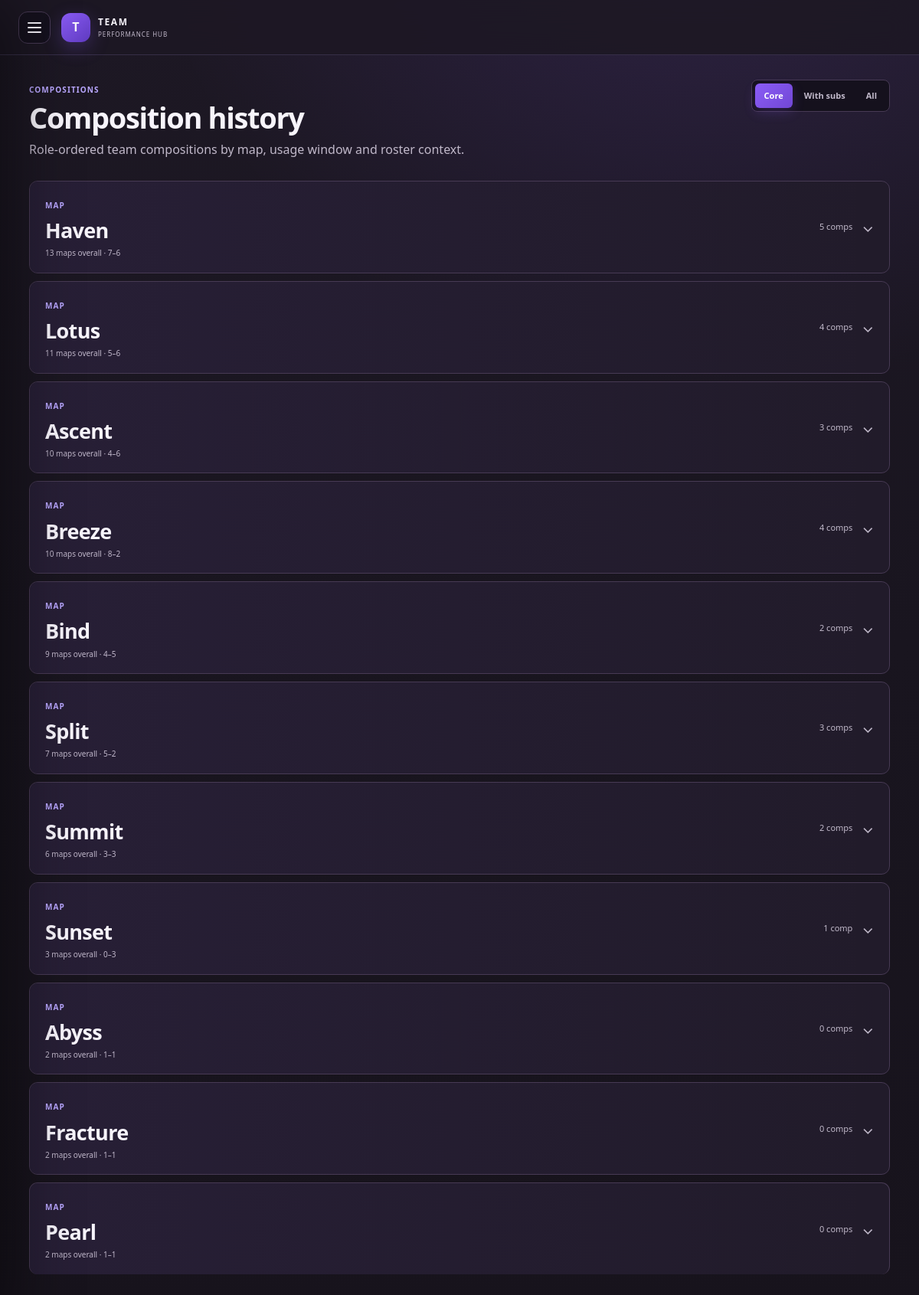
The page /compositions on the database its author committed.
### tables this page shows
CREATE TABLE maps (
    id INTEGER PRIMARY KEY,
    series_id INTEGER NOT NULL REFERENCES series(id) ON DELETE CASCADE,
    match_id TEXT UNIQUE,
    map_index INTEGER NOT NULL DEFAULT 1,
    map_name TEXT NOT NULL,
    map_image_url TEXT,
    played_at TEXT,
    duration_ms INTEGER,
    raw_rounds INTEGER,
    official_rounds INTEGER,
    team_id TEXT,
    start_side TEXT,
    score_for INTEGER NOT NULL,
    score_against INTEGER NOT NULL,
    result TEXT NOT NULL CHECK(result IN ('W','L','D')),
    roster_category TEXT NOT NULL,
    composition_key TEXT,
    data_quality TEXT NOT NULL DEFAULT 'complete' CHECK(data_quality IN ('complete','partial','manual_result')),
    stats_complete INTEGER NOT NULL DEFAULT 1,
    source_path TEXT NOT NULL UNIQUE,
    raw_json TEXT NOT NULL
);

### app/main.py (the view)
@app.get("/compositions", response_class=HTMLResponse)
def compositions(request: Request):
    with connect() as con:
        map_rows=con.execute("SELECT map_name,MAX(map_image_url) map_image_url,COUNT(*) games,SUM(result='W') wins,SUM(result='L') losses FROM maps GROUP BY map_name ORDER BY games DESC,map_name").fetchall()
        groups=[]
        for mr in map_rows:
            contexts=[]
            for context,where in (("core","m.roster_category='core'"),("subs","m.roster_category<>'core'"),("all","1=1")):
                comps=con.execute(f"""
                    SELECT m.composition_key,COUNT(*) games,SUM(m.result='W') wins,SUM(m.result='L') losses,MIN(m.played_at) first_used,MAX(m.played_at) last_used,
                           SUM(p.pistol_wins) pistol_wins,SUM(p.pistol_played) pistol_played,MIN(m.id) sample_map_id
                    FROM maps m JOIN map_pistols p ON p.map_id=m.id WHERE m.map_name=? AND {where}
                    GROUP BY m.composition_key ORDER BY games DESC,last_used DESC
                """,(mr["map_name"],)).fetchall()
                comp_out=[]
                for c in comps:
                    agents=con.execute("SELECT agent,MAX(agent_image_url) agent_image_url FROM player_map_stats WHERE map_id=? GROUP BY agent",(c["sample_map_id"],)).fetchall()
                    comp_out.append({"row":c,"agents":order_comp_agents(agents)})
                contexts.append({"key":context,"comps":comp_out})
            groups.append({"map":mr,"contexts":contexts})
    return templates.TemplateResponse(request,"compositions.html",{"groups":groups})

### app/templates/compositions.html (shortened to what this page needs)
{% extends 'base.html' %}{% block title %}Compositions · Team Dashboard{% endblock %}{% block content %}
<header class="page-head product-head"><div><span class="eyebrow">COMPOSITIONS</span><h1>Composition history</h1><p>Role-ordered team compositions by map, usage window and roster context.</p></div><div class="segmented"><button class="active" onclick="switchCompContext('core',this)">Core</button><button onclick="switchCompContext('subs',this)">With subs</button><button onclick="switchCompContext('all',this)">All</button></div></header>
<section class="comp-list-shell">{% for g in groups %}<div class="comp-map-group refined-comp-group"><button class="comp-map-head comp-map-banner" type="button" aria-expanded="false" onclick="toggleComp(this)" {% if g.map.map_image_url %}style="--map-bg:url('{{g.map.map_image_url}}')"{% endif %}><div class="comp-map-copy"><span class="eyebrow">MAP</span><b>{{ g.map.map_name }}</b><small>{{ g.map.games }} maps overall · {{ g.map.wins }}–{{ g.map.losses }}</small></div><div class="comp-summary"><span class="comp-count"></span><span class="chevron">⌄</span></div></button></div>{% endfor %}</section>
{% endblock %}

### app/static/style.css (style rules this page uses)
:root { --bg:#0d0b12;--bg2:#12101a;--panel:#17131f;--panel2:#1c1727;--panel3:#211a2d; --accent:#8b5cf6;--accent2:#a78bfa;--accent3:#6d4bd1;--accent-soft:rgba(139,92,246,.14); --text:#f4f0fb;--muted:#9c94aa;--line:#2b2338;--line-strong:#3a2f4c; --good:#55c98a;--bad:#ef6f88;--warn:#e3b264;--shadow:0 22px 50px rgba(0,0,0,.28); }
* { box-sizing:border-box }
html { scroll-behavior:smooth }
body { margin:0;background:radial-gradient(circle at 75% -10%,rgba(107,74,194,.16),transparent 35%),linear-gradient(180deg,#0d0b12,#100d16 45%,#0b0910);color:var(--text);font-family:Inter,ui-sans-serif,system-ui,-apple-system,BlinkMacSystemFont,"Segoe UI",sans-serif;min-height:100vh }
button { font:inherit }
.page-head,.player-hero { display:flex;justify-content:space-between;gap:24px;align-items:flex-start;margin-bottom:28px }
.page-head h1,.player-hero h1 { font-size:38px;line-height:1.05;letter-spacing:-.045em;margin:7px 0 9px }
.page-head p,.player-hero p { margin:0;color:var(--muted);max-width:780px;line-height:1.55 }
.eyebrow { font-size:10px;letter-spacing:.17em;color:var(--accent2);font-weight:900 }
.toggle-btn,.segmented button,.icon-btn { border:1px solid var(--line);background:var(--panel);color:var(--text);cursor:pointer }
.segmented { display:inline-flex;padding:4px;background:#15111d;border:1px solid var(--line);border-radius:11px;gap:3px }
.segmented button { border:0;background:transparent;padding:8px 12px;border-radius:8px;font-size:11px;font-weight:850;color:var(--muted) }
.segmented button.active { background:linear-gradient(135deg,var(--accent),#7147d5);color:#fff;box-shadow:0 6px 16px rgba(139,92,246,.2) }
.comp-map-group { border-bottom:1px solid var(--line) }
.comp-map-group:last-child { border-bottom:0 }
.comp-map-head { width:100%;border:0;background:transparent;color:inherit;display:flex;align-items:center;justify-content:space-between;gap:18px;padding:15px 18px;text-align:left;cursor:pointer }
.comp-map-head small { display:block;color:var(--muted);font-size:10px;margin-top:3px }
.comp-summary { display:flex;align-items:center;gap:12px;color:var(--muted);font-size:11px }
.chevron { font-size:20px;line-height:1;transition:transform .15s }
:root { --bg:#17141d;--bg2:#1b1722;--panel:#211b2a;--panel2:#261f31;--panel3:#2d243a; --accent:#8b5cf6;--accent2:#b9a7ff;--accent3:#6f4bc6;--accent-soft:rgba(139,92,246,.13); --text:#f6f2fb;--muted:#b7afc3;--line:#3a3046;--line-strong:#4b3d5c; --good:#52c7b8;--bad:#ff936b;--warn:#e8bc69;--shadow:0 16px 38px rgba(9,6,13,.20); }
body { background:radial-gradient(circle at 76% -12%,rgba(139,92,246,.15),transparent 34%),linear-gradient(180deg,#18141f 0,#17131d 42%,#141119 100%);font-family:"Segoe UI Variable Text","Segoe UI",Inter,system-ui,-apple-system,sans-serif;line-height:1.45 }
.page-head h1,.player-hero h1 { font-weight:760;letter-spacing:-.035em }
.eyebrow { letter-spacing:.11em }
button,a { outline:none }
.comp-list-shell { display:grid;gap:10px }
.refined-comp-group { border:1px solid var(--line);border-radius:11px;overflow:hidden;background:#211b2a }
.comp-map-banner { position:relative;min-height:104px;padding:18px 20px;isolation:isolate;overflow:hidden }
.comp-map-banner:before { content:"";position:absolute;z-index:-2;inset:0;background-image:linear-gradient(90deg,rgba(33,27,42,.98) 0%,rgba(33,27,42,.86) 42%,rgba(33,27,42,.24) 100%),var(--map-bg);background-size:cover;background-position:center 42%;opacity:.95 }
.comp-map-banner:after { content:"";position:absolute;z-index:-1;inset:0;background:linear-gradient(90deg,rgba(139,92,246,.06),transparent) }
.comp-map-copy b { display:block;font-size:27px;letter-spacing:-.025em;margin:3px 0 }
.comp-map-copy small { color:#c1b8cb }
.segmented { border-radius:8px }
.segmented button { border-radius:6px }
:root { --bg:#1a1620;--bg2:#201a28;--panel:#27202f;--panel2:#2d2537;--panel3:#342a40; --text:#f7f4fb;--muted:#c1b9ca;--line:#473a54;--line-strong:#59486a; --good:#69d6c8;--bad:#ff9b7b;--shadow:0 14px 34px rgba(10,7,14,.18); }
body { background:radial-gradient(circle at 76% -12%,rgba(139,92,246,.17),transparent 34%),linear-gradient(180deg,#1d1824 0,#19151f 48%,#17131c 100%) }
.page-head p,.player-hero p { color:#c0b8c9 }
.comp-map-banner:before { background-image:linear-gradient(90deg,rgba(33,27,42,.91) 0%,rgba(33,27,42,.72) 42%,rgba(33,27,42,.12) 100%),var(--map-bg);opacity:1 }
html,body { max-width:100%;overflow-x:hidden }
button,a { -webkit-tap-highlight-color:transparent }

### rows shown on the page
maps: map.map_name "Haven", map.games "13", map.wins "7", map.losses "6"
maps: map.map_name "Ascent", map.games "10", map.wins "4", map.losses "6"
maps: map.map_name "Bind", map.games "9", map.wins "4", map.losses "5"
maps: map.map_name "Summit", map.games "6", map.wins "3", map.losses "3"

### other values the page prints
{{ g.map.map_name }} "Lotus" "Breeze" "Split" "Sunset" "Abyss" "Fracture" "Pearl"
{{ g.map.games }} "11" "10" "7" "3" "2" "2" "2"
{{ g.map.wins }} "5" "8" "5" "0" "1" "1" "1"
{{ g.map.losses }} "6" "2" "2" "3" "1" "1" "1"
